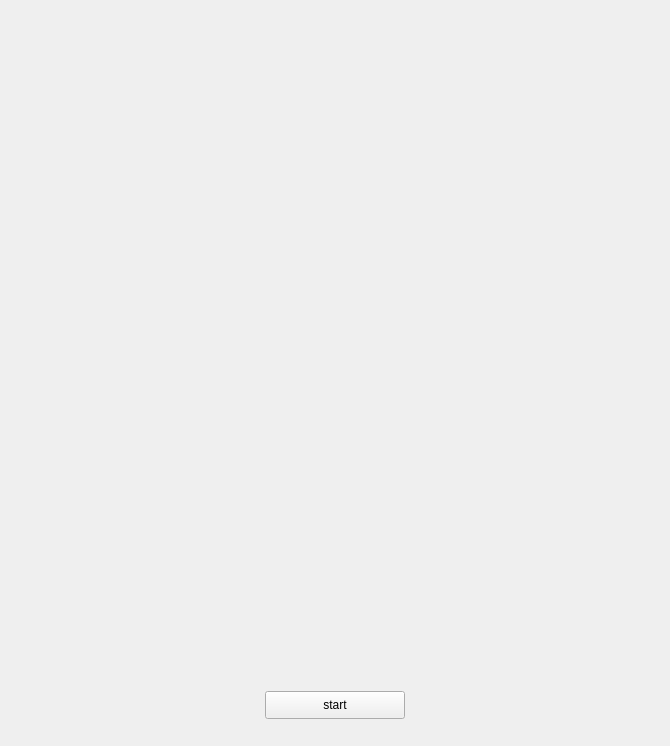
<?xml version="1.0" encoding="UTF-8"?>
<ui version="4.0">
 <class>fistdetect</class>
 <widget class="QWidget" name="fistdetect">
  <property name="geometry">
   <rect>
    <x>0</x>
    <y>0</y>
    <width>670</width>
    <height>746</height>
   </rect>
  </property>
  <property name="windowTitle">
   <string>fistdetect</string>
  </property>
  <widget class="QLabel" name="label">
   <property name="geometry">
    <rect>
     <x>175</x>
     <y>410</y>
     <width>320</width>
     <height>240</height>
    </rect>
   </property>
   <property name="text">
    <string/>
   </property>
  </widget>
  <widget class="MyGLWidget" name="GLWidget" native="true">
   <property name="geometry">
    <rect>
     <x>30</x>
     <y>30</y>
     <width>610</width>
     <height>360</height>
    </rect>
   </property>
   <property name="focusPolicy">
    <enum>Qt::StrongFocus</enum>
   </property>
  </widget>
  <widget class="QPushButton" name="startButton">
   <property name="geometry">
    <rect>
     <x>265</x>
     <y>691</y>
     <width>140</width>
     <height>28</height>
    </rect>
   </property>
   <property name="text">
    <string>start</string>
   </property>
  </widget>
 </widget>
 <layoutdefault spacing="6" margin="11"/>
 <customwidgets>
  <customwidget>
   <class>MyGLWidget</class>
   <extends>QWidget</extends>
   <header>myglwidget.h</header>
   <container>1</container>
  </customwidget>
 </customwidgets>
 <resources/>
 <connections/>
</ui>
